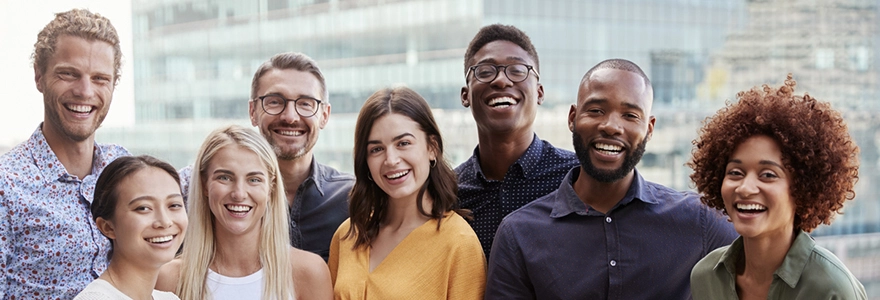
#> input picture Chapter 09/Team.webp, 880 x 300 px
$ python 01_Detect_Multiple_Faces.py
#> lines starting #> are read from the running program, lines starting #| are printed output that depends on the picture; after the words box and inside, x2 and y2 are one past the last pixel; in counts of white or black regions, pixels touching at a corner belong together
import cv2

# Art images or Graphics images dont work that good
# img = cv2.imread("Multiple_Faces_art.jpg") -> identified only one face

# Real people images work well
img = cv2.imread("Team.webp")
#> img is the input picture: shape (300, 880, 3); mean B, G, R 139.1, 142.6, 153.4

path = "C:/Users/mgrac/Documents/GitHub/OpenCV-Python/resources/haarcascade_frontalface_default.xml"
faceCascade = cv2.CascadeClassifier(path)

imgGray = cv2.cvtColor(img, cv2.COLOR_BGR2GRAY)
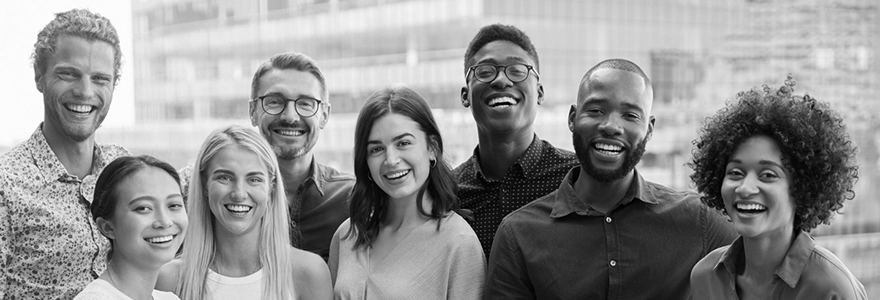
#> imgGray: shape (300, 880); min 0, max 255, mean 145.4

faces = faceCascade.detectMultiScale(imgGray, 1.1, 4)
#> faces = [[40, 46, 79, 79], [252, 72, 77, 77], [358, 115, 78, 78], [199, 149, 78, 78], [120, 175, 82, 82], [463, 39, 74, 74], [707, 137, 94, 94], [565, 78, 87, 87], [456, 7, 90, 90]]

for (x, y, w, h) in faces:
    cv2.rectangle(img, (x,y), (x+w, y+h), (0, 0, 0), 2)
#> this loop made 9 passes
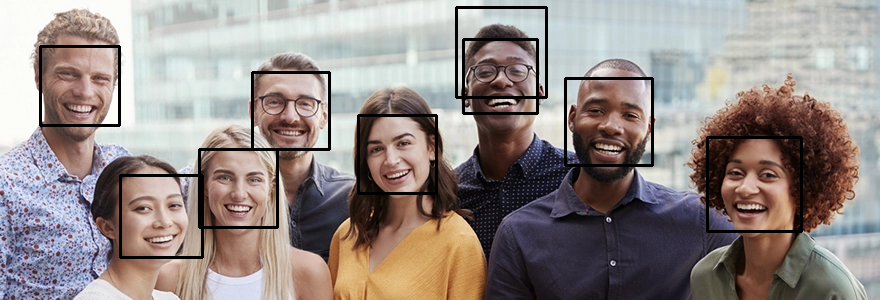
#> img: shape (300, 880, 3); 3.3% of pixels changed, all inside (x1, y1, x2, y2) = (39, 6, 803, 259)

cv2.imshow("Original Picture", img)

cv2.waitKey(0)

$ run again, with Chapter 09/Multiple_Faces_art.jpg saved as Chapter 09/Team.webp
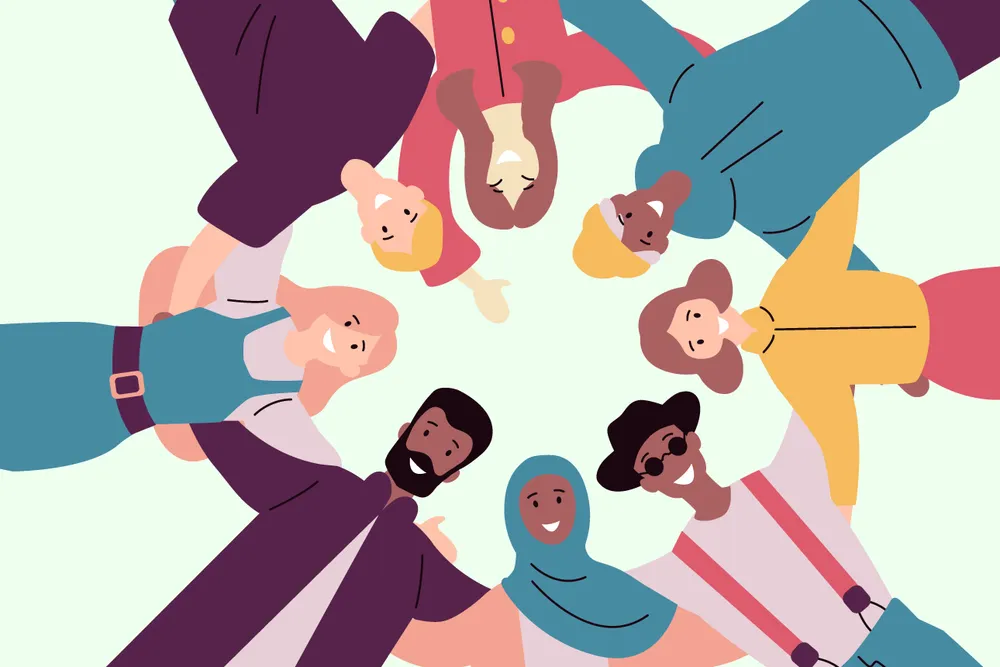
#> input picture Chapter 09/Multiple_Faces_art.jpg, 1000 x 667 px, shrunk from 1290 x 860 before the run
#> img is the input picture: shape (667, 1000, 3); mean B, G, R 171.3, 173.2, 182.6
#> `imgGray = cv2.cvtColor(img, cv2.COLOR_BGR2GRAY)`:
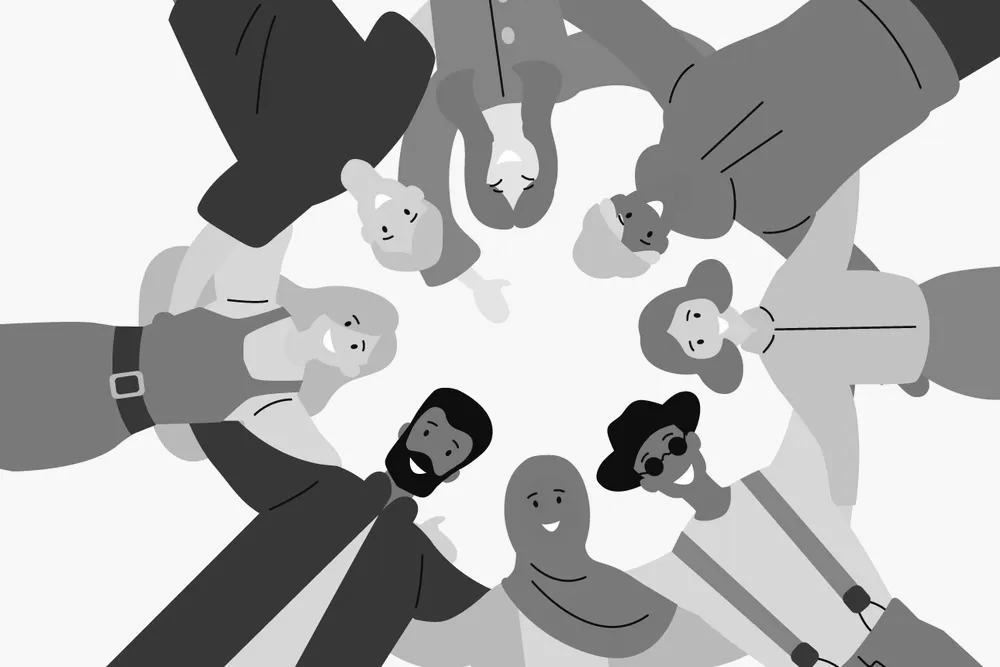
#> imgGray: shape (667, 1000); min 0, max 255, mean 175.8
#> faces = [[667, 288, 72, 72]]
#> the loop `for (x, y, w, h) in faces:` made 1 pass
#> after the loop `for (x, y, w, h) in faces:`:
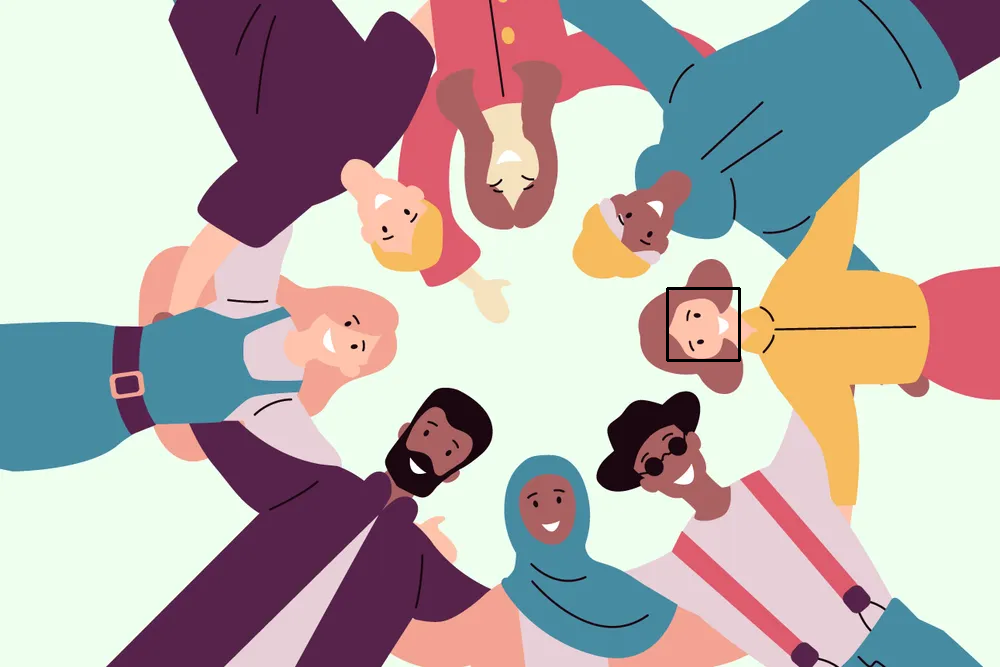
#> img: shape (667, 1000, 3); 0.13% of pixels changed, all inside (x1, y1, x2, y2) = (666, 287, 741, 362)
